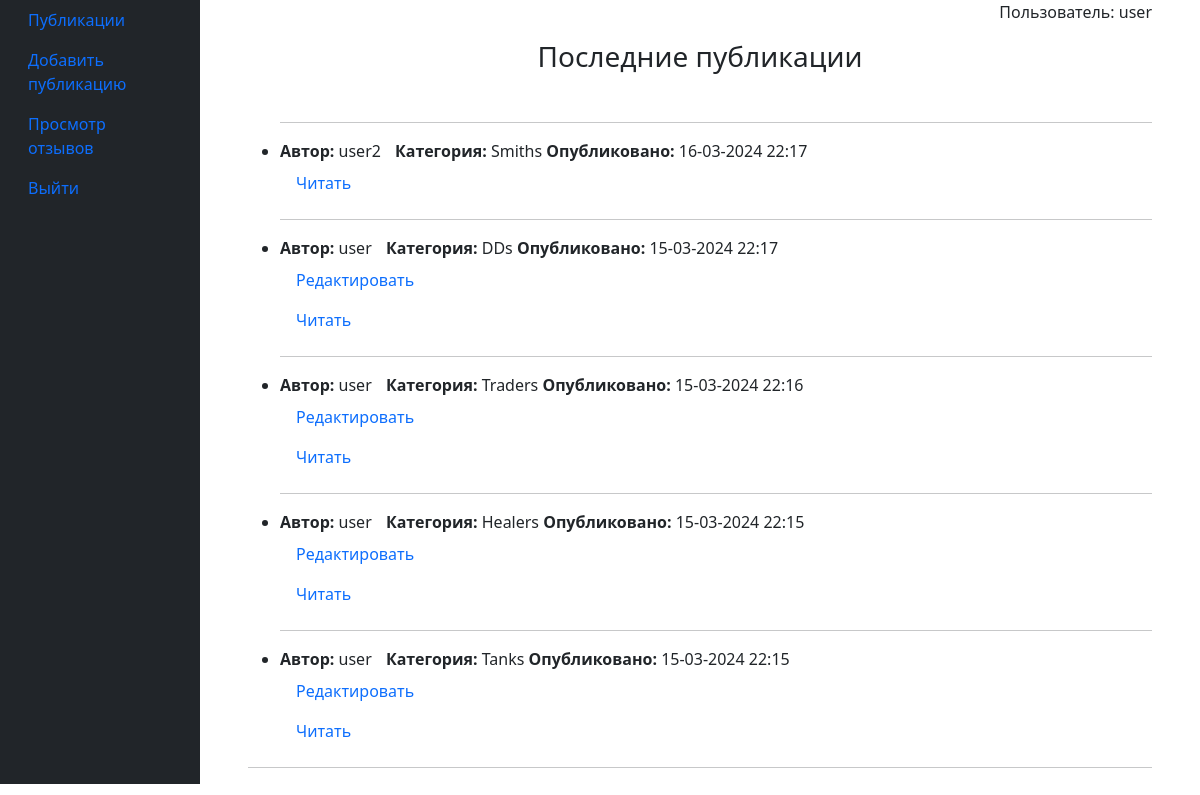
The app's page / (signed in) with its own data.
### mmorpgbb/models.py (models this page shows, shortened)
class MmoRPGAdv(models.Model):
    CATEGORY = [
        ('Tanks', 'Танки'),
        ('Healers', 'Хилы'),
        ('DDs', 'ДД'),
        ('Traders', 'Торговцы'),
        ('GildMasters', 'Гилдмастеры'),
        ('QuestGivers', 'Квестгиверы'),
        ('Smiths', 'Кузнецы'),
        ('Tanners', 'Кожевники'),
        ('Potions', 'Зельевары'),
        ('SpellMasters', 'Мастера заклинаний')
    ]
    id_user = models.ForeignKey(User, on_delete=models.CASCADE)
    id_category = models.CharField(max_length=12, choices=CATEGORY, default='Tanks')
    text = models.TextField()
    file = models.FileField(upload_to='uploads/')
    created_at = models.DateTimeField(auto_now_add=True)

### mmorpgbb/views.py (the view)
# urls.py: path('', AdvList.as_view()),
class AdvList(ListView):
    model = MmoRPGAdv
    template_name = 'mmorpgadvs.html'
    context_object_name = 'advertList'
    queryset = MmoRPGAdv.objects.order_by('-created_at')
    paginate_by = 10

### templates/mmorpgadvs.html (shortened to what this page needs)
{% extends 'flatpages/default.html' %}
{% block content %}
    {% if advertList %}
        <h3>Последние публикации</h3>
        <br>
        <ul>
        {% for record in advertList %}
            <hr>
            <li>
                <p align="left">
                    <b>Автор:</b> {{ record.id_user }} <span style="padding-left: 10px;"><b>Категория:</b> {{ record.id_category }} <b>Опубликовано:</b> {{ record.created_at|date:'d-m-Y H:i' }}</span>
                    <br>
                    {% if request.user == record.id_user %}
                        <a class="nav-link" href="/edit/{{ record.pk }}">Редактировать</a>
                    {% endif %}
                    <a class="nav-link" href="/advert/{{ record.pk }}"> Читать </a>
                </p>
            </li>
        {% endfor %}
        </ul>
        <hr>
    {% else %}
        <h3>Публикации отсутствуют =(</h3>
    {% endif %}
{% endblock content %}

### templates/flatpages/default.html (shortened to what this page needs)
<!DOCTYPE html>
<html lang="en">
<head>
    {% load static %}
    <link href="{% static 'css/styles.css' %}" rel="stylesheet" />
</head>
<body>
    <div class="container-fluid">
        <div class="row">
            <nav class="col-md-2 d-none d-md-block bg-dark sidebar">
                <div class="sidebar-sticky">
                    <ul class="nav flex-column">
                        <li class="nav-item">
                            <a class="nav-link active" href="/adverts/">
                                Публикации
                            </a>
                        </li>
                        <li class="nav-item">
                            <a class="nav-link" href="/adverts/add">
                                Добавить публикацию
                            </a>
                        </li>
                       <li class="nav-item active">
                           {% if request.user.is_authenticated %}
                                <a class="nav-link" href="/adverts/responses">Просмотр отзывов</a>
                           {% endif %}
                       </li>
                        <li class="nav-item">
                            {% if request.user.is_authenticated %}
                            <a class="nav-link"  href="/accounts/logout/">
                                Выйти
                            </a>
                            {% else %}
                            <a class="nav-link" href="/accounts/login/">
                                Войти
                            </a>
                            {% endif %}
                        </li>
                    </ul>
                </div>
            </nav>
            <main role="main" class="col-md-9 ml-sm-auto col-lg-10 px-4">
                <div class="container">
                    <div class="row">
                        <div class="col-lg-12 text-center">
                            {% if request.user.is_authenticated %}
                            <p align="right">Пользователь: {{request.user.username}}</p>
                            {% endif %}
                            {% block content %}{% endblock content %}
                        </div>
                    </div>
                </div>
            </main>
        </div>
    </div>
</body>
</html>

### records on screen
MmoRPGAdv: id_user "user2", id_category "Smiths", created_at "16-03-2024 22:17"
MmoRPGAdv: id_user "user", id_category "DDs", created_at "15-03-2024 22:17"
MmoRPGAdv: id_user "user", id_category "Traders", created_at "15-03-2024 22:16"
MmoRPGAdv: id_user "user", id_category "Healers", created_at "15-03-2024 22:15"
MmoRPGAdv: id_user "user", id_category "Tanks", created_at "15-03-2024 22:15"

### other values on screen
{{ request.user.username }} "user"
